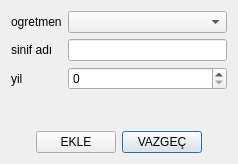
<?xml version="1.0" encoding="UTF-8"?>
<ui version="4.0">
 <class>sinifGiris</class>
 <widget class="QDialog" name="sinifGiris">
  <property name="geometry">
   <rect>
    <x>0</x>
    <y>0</y>
    <width>238</width>
    <height>164</height>
   </rect>
  </property>
  <property name="windowTitle">
   <string>Dialog</string>
  </property>
  <layout class="QGridLayout" name="gridLayout_3">
   <item row="0" column="0">
    <layout class="QGridLayout" name="gridLayout">
     <item row="0" column="0">
      <widget class="QLabel" name="label_ogretmen">
       <property name="text">
        <string>ogretmen</string>
       </property>
      </widget>
     </item>
     <item row="0" column="1">
      <widget class="QComboBox" name="comboBox_ogretmen"/>
     </item>
     <item row="1" column="0">
      <widget class="QLabel" name="label_sinifAdi">
       <property name="text">
        <string>sinif adı</string>
       </property>
      </widget>
     </item>
     <item row="1" column="1">
      <widget class="QLineEdit" name="lineEdit_SinifAdi"/>
     </item>
     <item row="2" column="0">
      <widget class="QLabel" name="label_yil">
       <property name="text">
        <string>yil</string>
       </property>
      </widget>
     </item>
     <item row="2" column="1">
      <widget class="QSpinBox" name="spinBox_yil"/>
     </item>
    </layout>
   </item>
   <item row="2" column="0">
    <layout class="QGridLayout" name="gridLayout_2">
     <item row="0" column="2">
      <widget class="QPushButton" name="pushButton_vazgec">
       <property name="text">
        <string>VAZGEÇ</string>
       </property>
       <property name="icon">
        <iconset resource="../../kaynaklar.qrc">
         <normaloff>:/resimler/cık.png</normaloff>:/resimler/cık.png</iconset>
       </property>
      </widget>
     </item>
     <item row="0" column="1">
      <widget class="QPushButton" name="pushButton_ekle">
       <property name="text">
        <string>EKLE</string>
       </property>
       <property name="icon">
        <iconset resource="../../kaynaklar.qrc">
         <normaloff>:/resimler/resimler/accept_button.png</normaloff>:/resimler/resimler/accept_button.png</iconset>
       </property>
      </widget>
     </item>
     <item row="0" column="0">
      <spacer name="horizontalSpacer">
       <property name="orientation">
        <enum>Qt::Horizontal</enum>
       </property>
       <property name="sizeHint" stdset="0">
        <size>
         <width>40</width>
         <height>20</height>
        </size>
       </property>
      </spacer>
     </item>
     <item row="0" column="3">
      <spacer name="horizontalSpacer_2">
       <property name="orientation">
        <enum>Qt::Horizontal</enum>
       </property>
       <property name="sizeHint" stdset="0">
        <size>
         <width>40</width>
         <height>20</height>
        </size>
       </property>
      </spacer>
     </item>
    </layout>
   </item>
   <item row="1" column="0">
    <spacer name="verticalSpacer">
     <property name="orientation">
      <enum>Qt::Vertical</enum>
     </property>
     <property name="sizeHint" stdset="0">
      <size>
       <width>20</width>
       <height>40</height>
      </size>
     </property>
    </spacer>
   </item>
  </layout>
 </widget>
 <tabstops>
  <tabstop>comboBox_ogretmen</tabstop>
  <tabstop>lineEdit_SinifAdi</tabstop>
  <tabstop>spinBox_yil</tabstop>
  <tabstop>pushButton_ekle</tabstop>
  <tabstop>pushButton_vazgec</tabstop>
 </tabstops>
 <resources>
  <include location="../../kaynaklar.qrc"/>
 </resources>
 <connections>
  <connection>
   <sender>pushButton_vazgec</sender>
   <signal>clicked()</signal>
   <receiver>sinifGiris</receiver>
   <slot>reject()</slot>
   <hints>
    <hint type="sourcelabel">
     <x>173</x>
     <y>142</y>
    </hint>
    <hint type="destinationlabel">
     <x>224</x>
     <y>129</y>
    </hint>
   </hints>
  </connection>
  <connection>
   <sender>comboBox_ogretmen</sender>
   <signal>currentIndexChanged(int)</signal>
   <receiver>sinifGiris</receiver>
   <slot>GorselDegisti()</slot>
   <hints>
    <hint type="sourcelabel">
     <x>156</x>
     <y>22</y>
    </hint>
    <hint type="destinationlabel">
     <x>224</x>
     <y>96</y>
    </hint>
   </hints>
  </connection>
  <connection>
   <sender>lineEdit_SinifAdi</sender>
   <signal>textChanged(QString)</signal>
   <receiver>sinifGiris</receiver>
   <slot>GorselDegisti()</slot>
   <hints>
    <hint type="sourcelabel">
     <x>122</x>
     <y>45</y>
    </hint>
    <hint type="destinationlabel">
     <x>16</x>
     <y>98</y>
    </hint>
   </hints>
  </connection>
  <connection>
   <sender>spinBox_yil</sender>
   <signal>valueChanged(int)</signal>
   <receiver>sinifGiris</receiver>
   <slot>GorselDegisti()</slot>
   <hints>
    <hint type="sourcelabel">
     <x>135</x>
     <y>80</y>
    </hint>
    <hint type="destinationlabel">
     <x>135</x>
     <y>100</y>
    </hint>
   </hints>
  </connection>
 </connections>
 <slots>
  <slot>GorselDegisti()</slot>
 </slots>
</ui>
